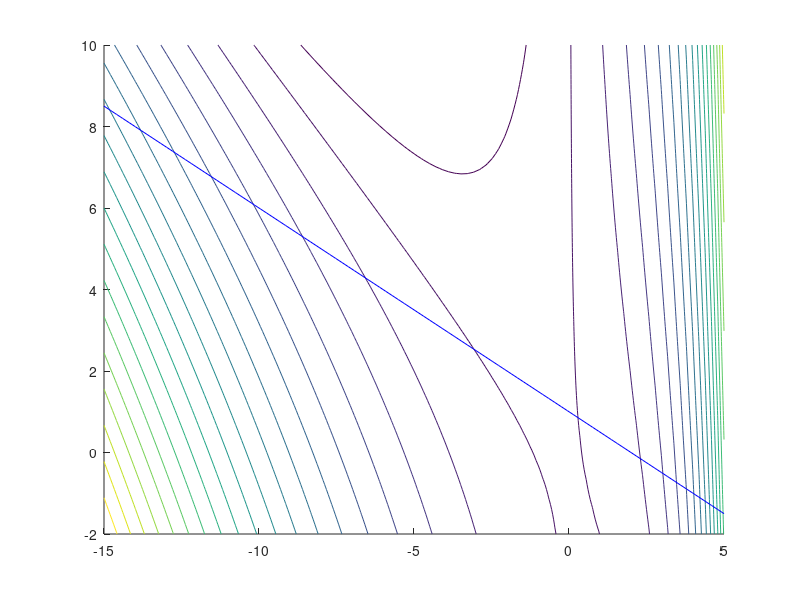

MATLAB code for this plot: (Note: this script raises an error after producing the figure.)
%% Plot problem and constraints
% Objective function
f = @(x) exp(x(1)) + x(1).^2 + x(1).*x(2);

x1 = linspace(-15,5,100);
x2 = linspace(-2,10,100);
[X1,X2] = meshgrid(x1,x2);
for ii =1:length(x1)
    for jj =1:length(x2)
        Z(ii,jj) = f([X1(ii,jj),X2(ii,jj)]);
    end
end
figure(1)
hold on;
contour(X1,X2,Z,20)

% Constraint 1
cx1 = @(x) 1-0.5.*x;
xx = linspace(-15,5,100);
plot(xx,cx1(xx),'b')

%% Solve and plot auxillary problem
alpha = @(x) (0.5.*x(1) + x(2) - 1).^2;

% ~~~ solver Options ~~~
method = 'BFGS';              % Method (DFP,BFGS,Newton,fminunc)
tol = 1e-4;                   % Tolerance
x = [4;4];                    % Initial point
mu = [4,40,400];              % Strategy
solhist = [x];

% Solver
tic
for ii =1:length(mu)
    aux = @(x) f(x) + mu(ii).*alpha(x);
    
    if strcmp(method, 'fminunc')
        x = fminunc(aux , x);
    else
        [x, ~] = nonlinearmin(aux , x , method , tol , 0);
    end
    
    solhist = [solhist,x];
end
toc

% Visualize results
for ii =1:(length(solhist(1,:))-1)
    plot([solhist(1,ii),solhist(1,ii+1)],...
         [solhist(2,ii),solhist(2,ii+1)],'g')
end
plot(solhist(1,1),solhist(2,1),'g+')
plot(solhist(1,end),solhist(2,end),'g+')

fopt = f(solhist(:,end))
lagrangeMultiplier = 8.*(0.5.*solhist(1,end) + solhist(2,end) - 1)